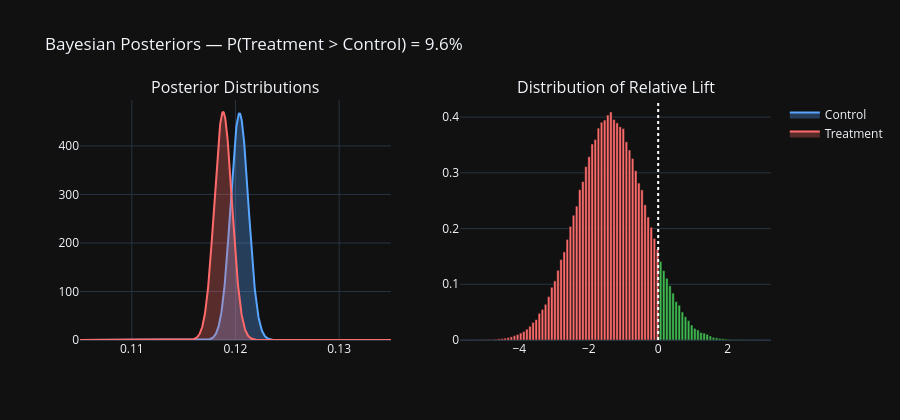

Notebook code for this chart:
### Code cell
# Plot 1: Posterior distributions overlaid
x = np.linspace(0.105, 0.135, 1000)
y_c = posterior_c.pdf(x)
y_t = posterior_t.pdf(x)

fig_bayes = make_subplots(rows=1, cols=2,
    subplot_titles=('Posterior Distributions', 'Distribution of Relative Lift'))

fig_bayes.add_trace(go.Scatter(
    x=x, y=y_c, fill='tozeroy', name='Control',
    fillcolor='rgba(88,166,255,0.3)', line=dict(color='#58A6FF', width=2),
    hovertemplate='Conversion: %{x:.4f}<extra>Control</extra>'
), row=1, col=1)
fig_bayes.add_trace(go.Scatter(
    x=x, y=y_t, fill='tozeroy', name='Treatment',
    fillcolor='rgba(255,107,107,0.3)', line=dict(color='#FF6B6B', width=2),
    hovertemplate='Conversion: %{x:.4f}<extra>Treatment</extra>'
), row=1, col=1)

# Lift distribution
lift_bins = np.linspace(relative_lift.min(), relative_lift.max(), 100)
lift_hist, lift_edges = np.histogram(relative_lift, bins=100, density=True)
fig_bayes.add_trace(go.Bar(
    x=lift_edges[:-1], y=lift_hist,
    marker_color=['#3FB950' if v > 0 else '#FF6B6B' for v in lift_edges[:-1]],
    name='Lift distribution',
    hovertemplate='Lift: %{x:+.2f}%<extra></extra>',
    showlegend=False
), row=1, col=2)
fig_bayes.add_vline(x=0, line_dash='dot', line_color='white', row=1, col=2)

fig_bayes.update_layout(
    title=f'Bayesian Posteriors — P(Treatment > Control) = {prob_t_beats_c:.1%}',
    template='plotly_dark', height=420
)
fig_bayes.show()

### Figure 1 — Plotly figure (JSON) as saved in the notebook; plotly's stock layout.template omitted (floating-point values rounded to 4 significant figures; data arrays with more than 128 entries replaced by an {"elided": "..."} marker saying what was removed)
{"data": [{"fill": "tozeroy", "fillcolor": "rgba(88,166,255,0.3)", "hovertemplate": "Conversion: %{x:.4f}<extra>Control</extra>", "line": {"color": "#58A6FF", "width": 2}, "name": "Control", "type": "scatter", "x": {"elided": "1000 float values"}, "xaxis": "x", "y": {"elided": "1000 float values"}, "yaxis": "y"}, {"fill": "tozeroy", "fillcolor": "rgba(255,107,107,0.3)", "hovertemplate": "Conversion: %{x:.4f}<extra>Treatment</extra>", "line": {"color": "#FF6B6B", "width": 2}, "name": "Treatment", "type": "scatter", "x": {"elided": "1000 float values"}, "xaxis": "x", "y": {"elided": "1000 float values"}, "yaxis": "y"}, {"hovertemplate": "Lift: %{x:+.2f}%<extra></extra>", "marker": {"color": ["#FF6B6B", "#FF6B6B", "#FF6B6B", "#FF6B6B", "#FF6B6B", "#FF6B6B", "#FF6B6B", "#FF6B6B", "#FF6B6B", "#FF6B6B", "#FF6B6B", "#FF6B6B", "#FF6B6B", "#FF6B6B", "#FF6B6B", "#FF6B6B", "#FF6B6B", "#FF6B6B", "#FF6B6B", "#FF6B6B", "#FF6B6B", "#FF6B6B", "#FF6B6B", "#FF6B6B", "#FF6B6B", "#FF6B6B", "#FF6B6B", "#FF6B6B", "#FF6B6B", "#FF6B6B", "#FF6B6B", "#FF6B6B", "#FF6B6B", "#FF6B6B", "#FF6B6B", "#FF6B6B", "#FF6B6B", "#FF6B6B", "#FF6B6B", "#FF6B6B", "#FF6B6B", "#FF6B6B", "#FF6B6B", "#FF6B6B", "#FF6B6B", "#FF6B6B", "#FF6B6B", "#FF6B6B", "#FF6B6B", "#FF6B6B", "#FF6B6B", "#FF6B6B", "#FF6B6B", "#FF6B6B", "#FF6B6B", "#FF6B6B", "#FF6B6B", "#FF6B6B", "#FF6B6B", "#FF6B6B", "#FF6B6B", "#FF6B6B", "#FF6B6B", "#FF6B6B", "#3FB950", "#3FB950", "#3FB950", "#3FB950", "#3FB950", "#3FB950", "#3FB950", "#3FB950", "#3FB950", "#3FB950", "#3FB950", "#3FB950", "#3FB950", "#3FB950", "#3FB950", "#3FB950", "#3FB950", "#3FB950", "#3FB950", "#3FB950", "#3FB950", "#3FB950", "#3FB950", "#3FB950", "#3FB950", "#3FB950", "#3FB950", "#3FB950", "#3FB950", "#3FB950", "#3FB950", "#3FB950", "#3FB950", "#3FB950", "#3FB950", "#3FB950"]}, "name": "Lift distribution", "showlegend": false, "type": "bar", "x": [-5.662, -5.572, -5.483, -5.393, -5.304, -5.214, -5.124, -5.035, -4.945, -4.856, -4.766, -4.677, -4.587, -4.498, -4.408, -4.318, -4.229, -4.139, -4.05, -3.96, -3.871, -3.781, -3.692, -3.602, -3.513, -3.423, -3.333, -3.244, -3.154, -3.065, -2.975, -2.886, -2.796, -2.707, -2.617, -2.527, -2.438, -2.348, -2.259, -2.169, -2.08, -1.99, -1.901, -1.811, -1.721, -1.632, -1.542, -1.453, -1.363, -1.274, -1.184, -1.095, -1.005, -0.9155, -0.8259, -0.7363, -0.6468, -0.5572, -0.4677, -0.3781, -0.2886, -0.199, -0.1095, -0.01992, 0.06963, 0.1592, 0.2487, 0.3383, 0.4278, 0.5174, 0.607, 0.6965, 0.7861, 0.8756, 0.9652, 1.055, 1.144, 1.234, 1.323, 1.413, 1.502, 1.592, 1.682, 1.771, 1.861, 1.95, 2.04, 2.129, 2.219, 2.308, 2.398, 2.488, 2.577, 2.667, 2.756, 2.846, 2.935, 3.025, 3.114, 3.204], "xaxis": "x2", "y": [0.0001117, 0.0, 0.0, 0.0001117, 0.0001117, 5.583e-05, 0.0001675, 0.0003908, 0.0003908, 0.0006142, 0.0005583, 0.001452, 0.00201, 0.002568, 0.003406, 0.004299, 0.005695, 0.007761, 0.009771, 0.01251, 0.01519, 0.01943, 0.02468, 0.03155, 0.03663, 0.04785, 0.05488, 0.06393, 0.07789, 0.09469, 0.1061, 0.1251, 0.1443, 0.1581, 0.1805, 0.204, 0.2238, 0.2402, 0.2698, 0.2844, 0.3112, 0.329, 0.3518, 0.3597, 0.3803, 0.3908, 0.3947, 0.4036, 0.4092, 0.3956, 0.3897, 0.3827, 0.3795, 0.3556, 0.3409, 0.3258, 0.3038, 0.2816, 0.2694, 0.2426, 0.2208, 0.2023, 0.1822, 0.1626, 0.141, 0.1246, 0.1109, 0.09732, 0.08414, 0.06884, 0.06248, 0.05019, 0.04176, 0.03478, 0.02697, 0.02077, 0.01809, 0.01334, 0.01234, 0.01022, 0.007202, 0.004746, 0.00402, 0.002903, 0.002457, 0.001898, 0.001228, 0.0007258, 0.0008933, 0.001005, 0.0005025, 0.0003908, 5.583e-05, 0.0002233, 0.0, 0.0001675, 0.0, 5.583e-05, 0.0, 5.583e-05], "yaxis": "y2"}], "layout": {"annotations": [{"font": {"size": 16}, "showarrow": false, "text": "Posterior Distributions", "x": 0.225, "xanchor": "center", "xref": "paper", "y": 1, "yanchor": "bottom", "yref": "paper"}, {"font": {"size": 16}, "showarrow": false, "text": "Distribution of Relative Lift", "x": 0.775, "xanchor": "center", "xref": "paper", "y": 1, "yanchor": "bottom", "yref": "paper"}], "height": 420, "shapes": [{"line": {"color": "white", "dash": "dot"}, "type": "line", "x0": 0, "x1": 0, "xref": "x2", "y0": 0, "y1": 1, "yref": "y2 domain"}], "title": {"text": "Bayesian Posteriors — P(Treatment > Control) = 9.6%"}, "xaxis": {"anchor": "y", "domain": [0, 0.45]}, "xaxis2": {"anchor": "y2", "domain": [0.55, 1]}, "yaxis": {"anchor": "x", "domain": [0, 1]}, "yaxis2": {"anchor": "x2", "domain": [0, 1]}}}
